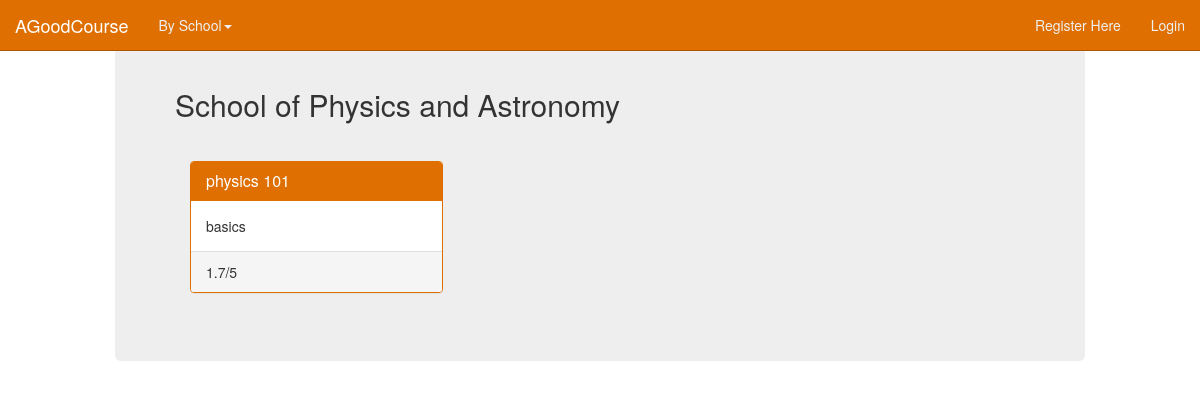
/AGoodCourse/school/physics/, run on the app's committed database.
### good_course/models.py (models this page shows, shortened)
class School(models.Model):
        name = models.CharField(max_length=128, unique=True)
        tag = models.CharField(max_length=20, unique=True)

class Course(models.Model):
        school_choices = (
                ('business', 'Adam Smith Business School'),
                ('cardiovascular', 'Institute of Cardiovascular and Med Sci'),
                ('architecture', 'Mackintosh School of Architecture'),
                ('chemistry', 'School of Chemistry'),
                ('computing', 'School of Computing Science'),
                ('critical', 'School of Critical Studies'),
                ('culture', 'School of Culture and Creative Arts'),
                ('education', 'School of Education'),
                ('engineering', 'School of Engineering'),
                ('geography', 'School of Geography and Earth Sciences'),
                ('humanities', 'School of Humanities'),
                ('interdisciplinary', 'School of Interdisciplinary Studies'),
                ('law', 'School of Law'),
                ('life', 'School of Life Sciences'),
                ('maths', 'School of Mathematics and Statistics'),
                ('medicine', 'School of Medicine'),
                ('mlc', 'School of MLC'),
                ('physics', 'School of Physics and Astronomy'),
                ('psychology', 'School of Psychology'),
                ('social', 'School of Social and Political Sciences'),
                ('veterinary', 'School of Veterinary Medicine')
                )
        school_tag = models.CharField(max_length=20, choices=school_choices)
        school = models.ForeignKey(School)
        title = models.CharField(max_length=128,)
        slug = models.SlugField(unique=True)
        description = models.CharField(max_length=256)
        lecturer = models.CharField(max_length=128)
        total_rating = models.IntegerField(default=0)
        quantity_ratings = models.IntegerField(default=0)
        average_rating = models.DecimalField(max_digits=2, decimal_places=1)
        raters = models.ManyToManyField(User, blank=True)

### good_course/views.py (the view)
# urls.py: url(r'^school/(?P<school_tag>[\w\-]+)/$', views.school, name='school'),
def school(request, school_tag):
    context_dict = {}
    try:
        school = School.objects.get(tag=school_tag)
        context_dict['school_name'] = school.name
        context_dict['school_tag'] = school.tag
        course_list1 = Course.objects.filter(school=school).order_by('-average_rating')[:3]
        course_list2 = Course.objects.filter(school=school).order_by('-average_rating')[3:6]
        course_list3 = Course.objects.filter(school=school).order_by('-average_rating')[6:9]
        context_dict['top_courses'] = course_list1
        context_dict['mid_courses'] = course_list2
        context_dict['bot_courses'] = course_list3
        context_dict['school'] = school
    except School.DoesNotExist:
        pass
    return render(request, 'good_course/school.html', context_dict)

### templates/good_course/school.html (shortened to what this page needs)
{% extends 'good_course/base.html' %}
{% load staticfiles %}
{% block body_block %}
<div class="jumbotron">
    <div class="page-header">
		<h2>{{ school_name }}</h1>
	</div>
    {% if school %}
        <div class="container">
		{% if top_courses %}
			<div class="row placeholders">
				{% for course in top_courses %}
				<div class="col-sm-4">
					<div class ="panel panel-primary">
						<div class="panel-heading">
							<h3 class="panel-title"><a href="{% url 'course'  course.slug %}">{{ course.title }}</a></h3>
						</div>
						<div class = "panel-body">
							{{ course.description }}
						</div>
						<div class = "panel-footer">
							{{ course.average_rating }}/5
						</div>
					</div>
				</div>
				{% endfor %}
			</div>
		{% else %}
			<strong>No courses currently for this school.</strong>
		{% endif %}
		</div>
    {% else %}
		The specified school {{ school_name }} does not exist!
    {% endif %}
</div>
{% endblock %}

### data on the page
School: name "School of Physics and Astronomy"
Course: title "physics 101", description "basics", average_rating "1.7"
